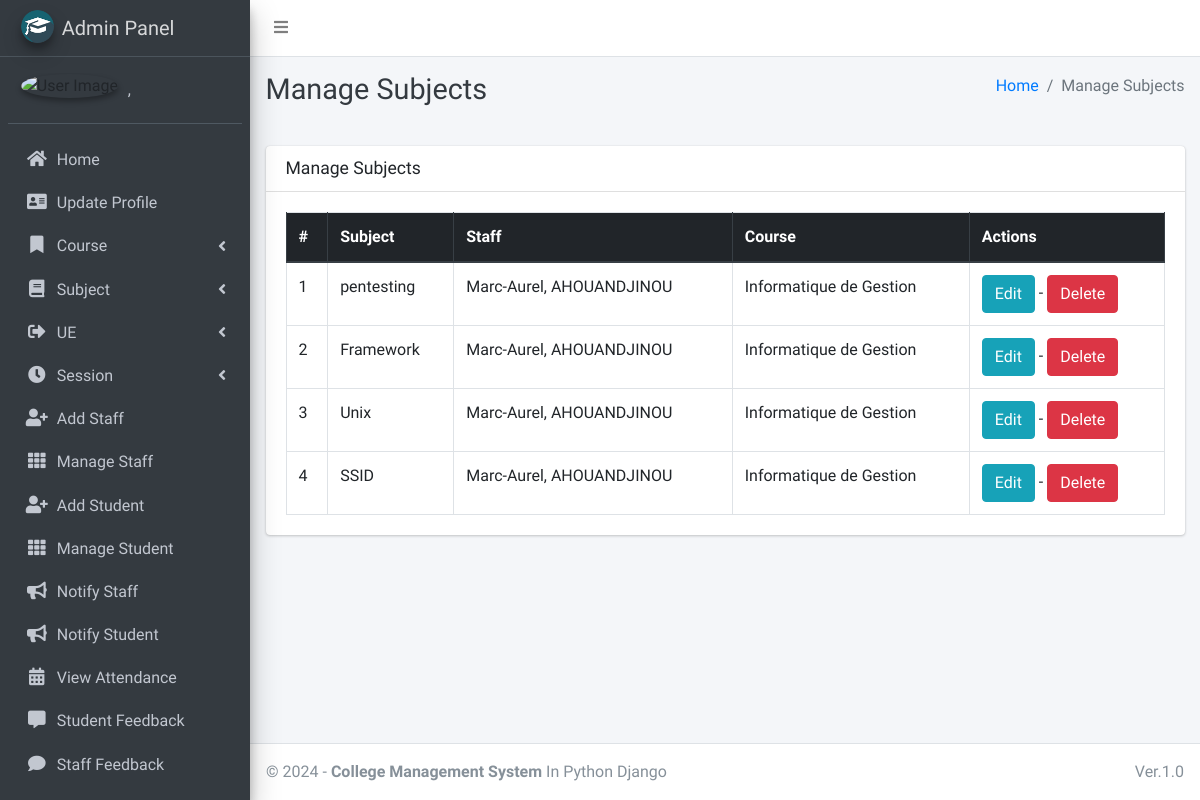
The app's page /subject/manage/ (signed in), older data.
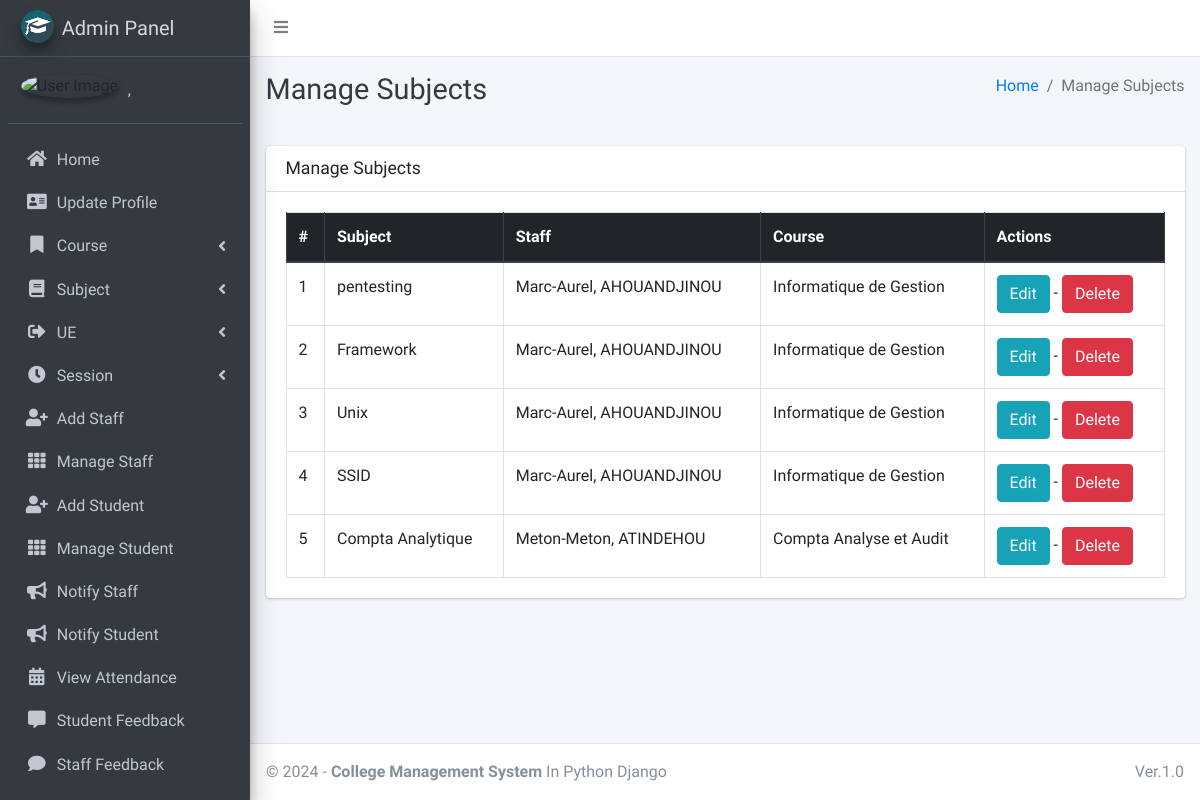
The same page, newer data.
### main_app/models.py (models this page shows, shortened)
class Subject(models.Model):
    name = models.CharField(max_length=120)
    staff = models.ForeignKey(Staff,on_delete=models.CASCADE,)
    course = models.ForeignKey(Course, on_delete=models.CASCADE)
    years = models.ForeignKey(Years, on_delete=models.DO_NOTHING, null=True)
    updated_at = models.DateTimeField(auto_now=True)
    created_at = models.DateTimeField(auto_now_add=True)

class Staff(models.Model):
    course = models.ForeignKey(Course, on_delete=models.DO_NOTHING, null=True, blank=False)
    admin = models.OneToOneField(CustomUser, on_delete=models.CASCADE)

class CustomUser(AbstractUser):
    USER_TYPE = ((1, "HOD"), (2, "Staff"), (3, "Student"))
    GENDER = [("M", "Male"), ("F", "Female")]
    username = None  # Removed username, using email instead
    email = models.EmailField(unique=True)
    user_type = models.CharField(default=1, choices=USER_TYPE, max_length=1)
    gender = models.CharField(max_length=1, choices=GENDER)
    profile_pic = models.ImageField()
    address = models.TextField()
    fcm_token = models.TextField(default="")  # For firebase notifications
    created_at = models.DateTimeField(auto_now_add=True)
    updated_at = models.DateTimeField(auto_now=True)
    USERNAME_FIELD = "email"
    REQUIRED_FIELDS = []
    objects = CustomUserManager()
    def __str__(self):
        return self.last_name + ", " + self.first_name

class Course(models.Model):
    name = models.CharField(max_length=120)
    cycle = models.ForeignKey(Cycle, on_delete=models.DO_NOTHING, null=True)
    created_at = models.DateTimeField(auto_now_add=True)
    updated_at = models.DateTimeField(auto_now=True)

### main_app/hod_views.py (the view)
# urls.py: path("subject/manage/", hod_views.manage_subject, name='manage_subject'),
def manage_subject(request):
    subjects = Subject.objects.all()
    context = {
        'subjects': subjects,
        'page_title': 'Manage Subjects'
    }
    return render(request, "hod_template/manage_subject.html", context)

### main_app/templates/hod_template/manage_subject.html
{% extends 'main_app/base.html' %}
{% load static %}
{% block page_title %}{{page_title}}{% endblock page_title %}
{% block content %}
<section class="content">
    <div class="container-fluid">
        <div class="row">
            <div class="col-md-12">
                <div class="card">
                    <div class="card-header">
                        <h3 class="card-title">{{page_title}}</h3>
                    </div>
                    <div class="card-body">
                        <table id="example2" class="table table-bordered table-hover">
                            <thead class="thead-dark">
                                <tr>
                                    <th>#</th>
                                    <th>Subject</th>
                                    <th>Staff</th>
                                    <th>Course</th>
                                    <th>Actions</th>
                                </tr>
                            </thead>
                            <tbody>
                                {% for subject in subjects %}
                                <tr>
                                    <td>{{ forloop.counter }}</td>
                                    <td>{{subject.name}}</td>
                                    <td>{{subject.staff.admin}}</td>
                                    <td>{{subject.course.name}}</td>
                                    <td>
                                        <a href="{% url 'edit_subject' subject.id %}" class="btn btn-info">Edit</a> -
                                        <a href="{% url 'delete_subject' subject.id %}" onclick="return confirm('Are you sure you want to delete this ?')" class="btn btn-danger">Delete</a>
                                    </td>
                                </tr>
                                {% endfor %}
                            </tbody>
                        </table>
                    </div>
                </div>
            </div>
        </div>
    </div>
</section>
{% endblock content %}

Row changes from the older to the newer data that the page shows:
added Subject: name "Compta Analytique", staff.admin "Meton-Meton, ATINDEHOU", course.name "Compta Analyse et Audit"
